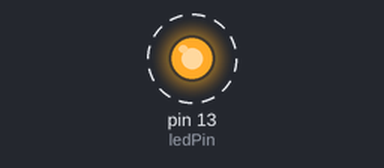
Bench run of a sketch on a simulated Arduino Uno, built with avr-gcc and run on an emulated ATmega328P. Parts: output pins drawn as LEDs (lit = HIGH). Dashed ring = blinking.

Above: at 0.12 s.
Timing chart, 0 to 3.0 s (numbered marks = the images above):
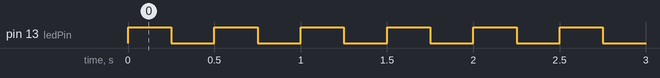

Measured:
- by itself, pin 13 (ledPin): alternates HIGH for 0.25 s and LOW for 0.25 s

The sketch:

1.blink.ino
```cpp
int ledPin = 13;
int delayInMS = 250;

void setup() {
  pinMode(ledPin, OUTPUT);
}

void loop() {
  digitalWrite(ledPin, HIGH);
  delay(delayInMS);
  digitalWrite(ledPin, LOW);
  delay(delayInMS);
}
```
